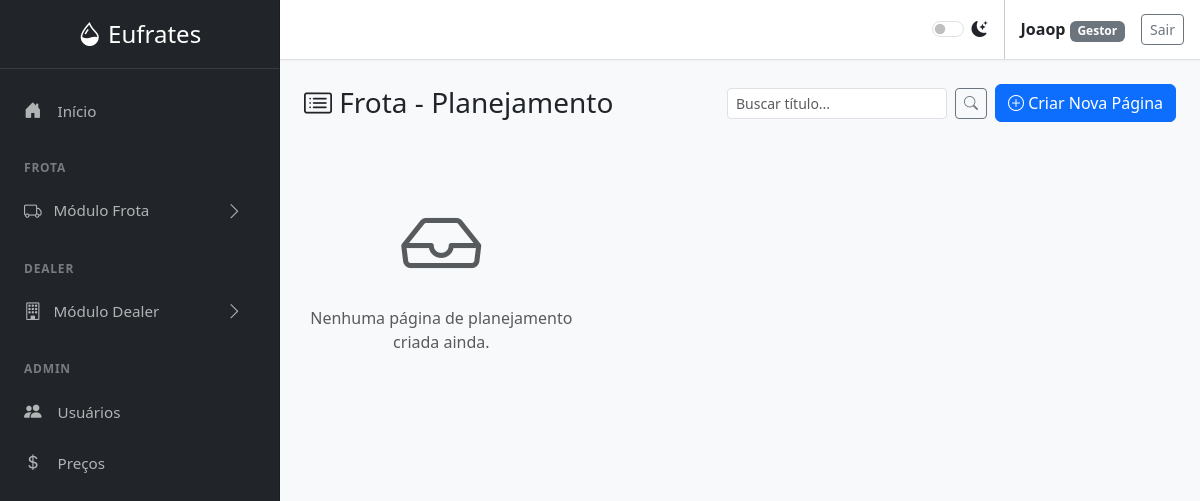
The app's page /frota-notion (signed in), older data.
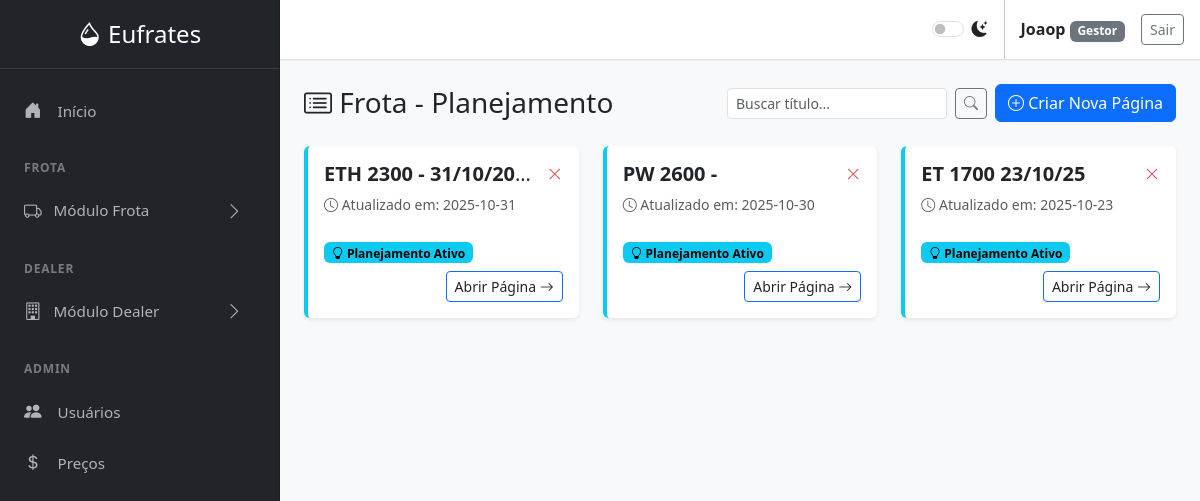
The same page, newer data.
### tables this page shows
CREATE TABLE notion_pages (
        id INTEGER PRIMARY KEY AUTOINCREMENT,
        user_id INTEGER NOT NULL,
        category TEXT NOT NULL, -- 'frota' ou 'historico'
        title TEXT NOT NULL,
        content TEXT, -- Markdown ou texto para simular blocos
        status TEXT DEFAULT 'Ativa', -- 'Ativa', 'Transferida', 'Manual'
        data_registro TEXT DEFAULT CURRENT_TIMESTAMP,
        FOREIGN KEY (user_id) REFERENCES users (id)
    );

### frota.py (the view)
@frota_bp.route('/frota-notion', methods=['GET'])
@login_required
def frota_notion():
    search_query = request.args.get('search', '')
    pages = get_notion_pages_by_category('frota', search_query if search_query else None)
    order_status = {'Ativa': 1, 'Transferida': 2, 'Manual': 3}
    pages.sort(key=lambda x: order_status.get(x['status'], 99))
    return render_template('frota_notion.html', active_page='frota_notion', pages=pages, search_query=search_query)

### database.py (called while the page is built)
def get_db_connection():
    conn = sqlite3.connect('abastecimentos.db')
    conn.row_factory = sqlite3.Row
    return conn

def get_user_by_id(user_id):
    conn = get_db_connection()
    user = conn.execute('SELECT * FROM users WHERE id = ?', (user_id,)).fetchone()
    conn.close()
    return user

def get_notion_pages_by_category(category, search_query=None):
    conn = get_db_connection()
    query = "SELECT * FROM notion_pages WHERE category = ?"
    params = [category]
    if search_query:
        query += " AND title LIKE ?"
        params.append(f'%{search_query}%')
    query += " ORDER BY data_registro DESC"
    df = pd.read_sql(query, conn, params=params)
    conn.close()
    return df.to_dict('records')

### utils.py (called while the page is built)
def inject_now():
    return {'now': datetime.now(), 'g': g}

def load_logged_in_user():
    user_id = session.get('user_id')
    g.user = get_user_by_id(user_id) if user_id else None

### templates/frota_notion.html (shortened to what this page needs)
{% extends "base.html" %}
{% block content %}
<div class="d-flex justify-content-between align-items-center mb-4">
    <h1 class="h3 mb-0"><i class="bi bi-card-list"></i> Frota - Planejamento</h1>
    <div class="d-flex gap-2">
        <form method="GET" action="{{ url_for('frota.frota_notion') }}" class="d-flex align-items-center">
            <input type="text" name="search" class="form-control form-control-sm me-2" placeholder="Buscar título..." value="{{ search_query or '' }}">
            <button type="submit" class="btn btn-sm btn-outline-secondary" title="Buscar"><i class="bi bi-search"></i></button>
        </form>
        <button class="btn btn-primary" data-bs-toggle="modal" data-bs-target="#novaPaginaModal">
            <i class="bi bi-plus-circle"></i> Criar Nova Página
        </button>
    </div>
</div>
<div class="row row-cols-1 row-cols-md-2 row-cols-lg-3 g-4" id="page-list-container">
    {% for page in pages %}
    <div class="col">
        <div class="card h-100 notion-page-card shadow-sm border-0 border-start border-4
                    {% if page.status == 'Ativa' %}border-info{% elif page.status == 'Transferida' %}border-success{% else %}border-secondary{% endif %}"
             style="transition: transform 0.2s ease;">
            <div class="card-body d-flex flex-column">
                <div class="d-flex justify-content-between align-items-start">
                    <h5 class="card-title text-truncate mb-1">
                        <a href="{{ url_for('frota.notion_page_detail', id=page.id) }}" class="text-decoration-none text-body fw-bold">
                            {{ page.title }}
                        </a>
                    </h5>
                    <button class="btn btn-sm btn-link text-danger p-0 ms-2" onclick="excluirPagina({{ page.id }})" title="Excluir Permanentemente">
                        <i class="bi bi-x-lg"></i>
                    </button>
                </div>
                <p class="card-text text-muted small mt-1">
                    <i class="bi bi-clock"></i> Atualizado em: {{ page.data_registro.split(' ')[0] }}
                </p>
                <div class="mt-auto pt-2">
                    {% if page.status == 'Ativa' %}
                        <span class="badge text-bg-info"><i class="bi bi-lightbulb"></i> Planejamento Ativo</span>
                    {% elif page.status == 'Transferida' %}
                        <span class="badge text-bg-success"><i class="bi bi-check2-circle"></i> Enviado para Histórico</span>
                    {% else %}
                        <span class="badge text-bg-secondary">{{ page.status }}</span>
                    {% endif %}
                </div>
            </div>
            <div class="card-footer bg-transparent border-0 d-flex justify-content-end pb-3 pt-0">
                 <a href="{{ url_for('frota.notion_page_detail', id=page.id) }}" class="btn btn-sm btn-outline-primary">
                    Abrir Página <i class="bi bi-arrow-right"></i>
                 </a>
            </div>
        </div>
    </div>
    {% else %}
    <div class="col-12 text-center py-5">
        {% if search_query %}
            <i class="bi bi-search display-1 text-muted"></i>
            <p class="mt-3 text-muted">Nenhuma página encontrada para a busca: <strong>"{{ search_query }}"</strong>.</p>
            <a href="{{ url_for('frota.frota_notion') }}" class="btn btn-sm btn-secondary mt-2"><i class="bi bi-arrow-left"></i> Limpar Filtro</a>
        {% else %}
            <i class="bi bi-inbox display-1 text-muted"></i>
            <p class="mt-3 text-muted">Nenhuma página de planejamento criada ainda.</p>
        {% endif %}
    </div>
    {% endfor %}
</div>
{% endblock %}

Row changes from the older to the newer data that the page shows:
added notion_pages: title "ETH 2300 - 31/10/20…", data_registro "2025-10-31", status "Ativa" (drawn)
added notion_pages: title "PW 2600 -", data_registro "2025-10-30", status "Ativa" (drawn)
added notion_pages: title "ET 1700 23/10/25", data_registro "2025-10-23", status "Ativa" (drawn)
Text that changed along with them:
text no longer shown: "Nenhuma página de planejamento criada ainda."
